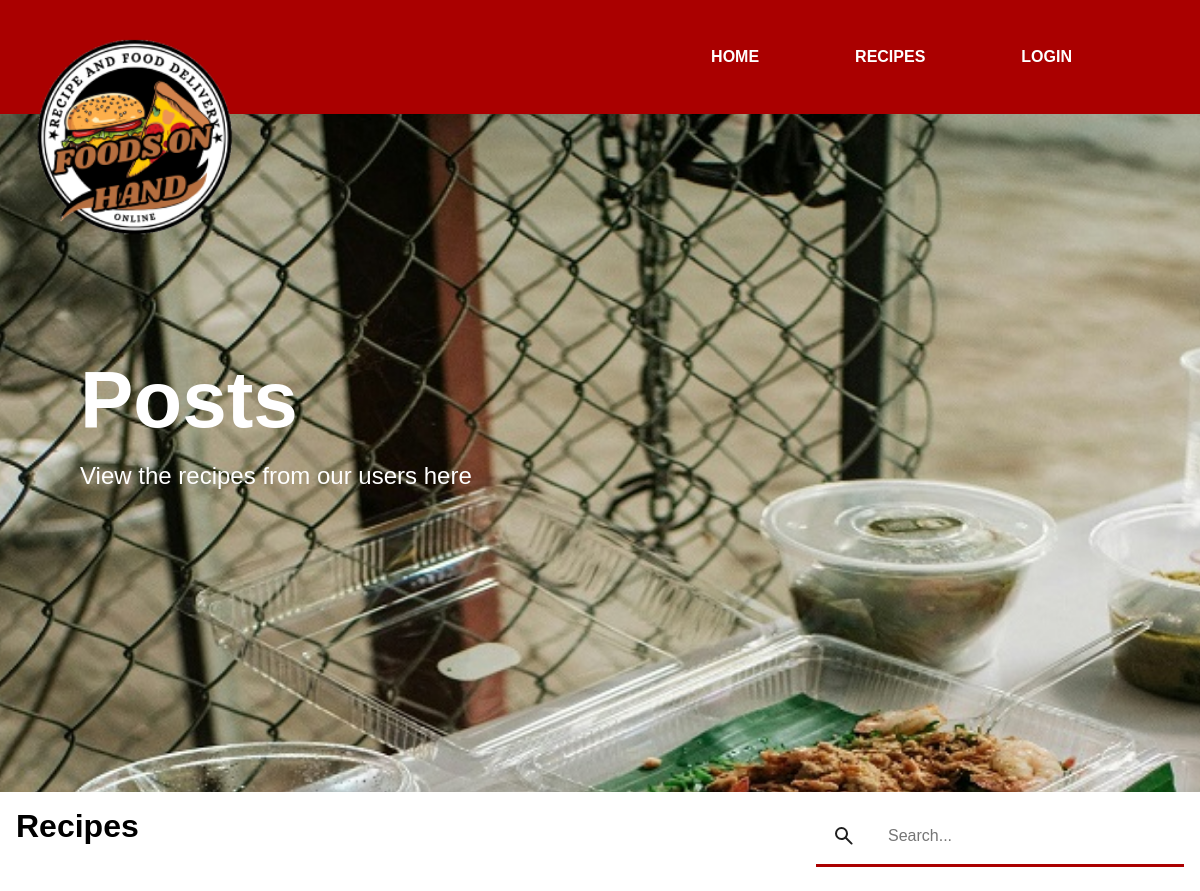
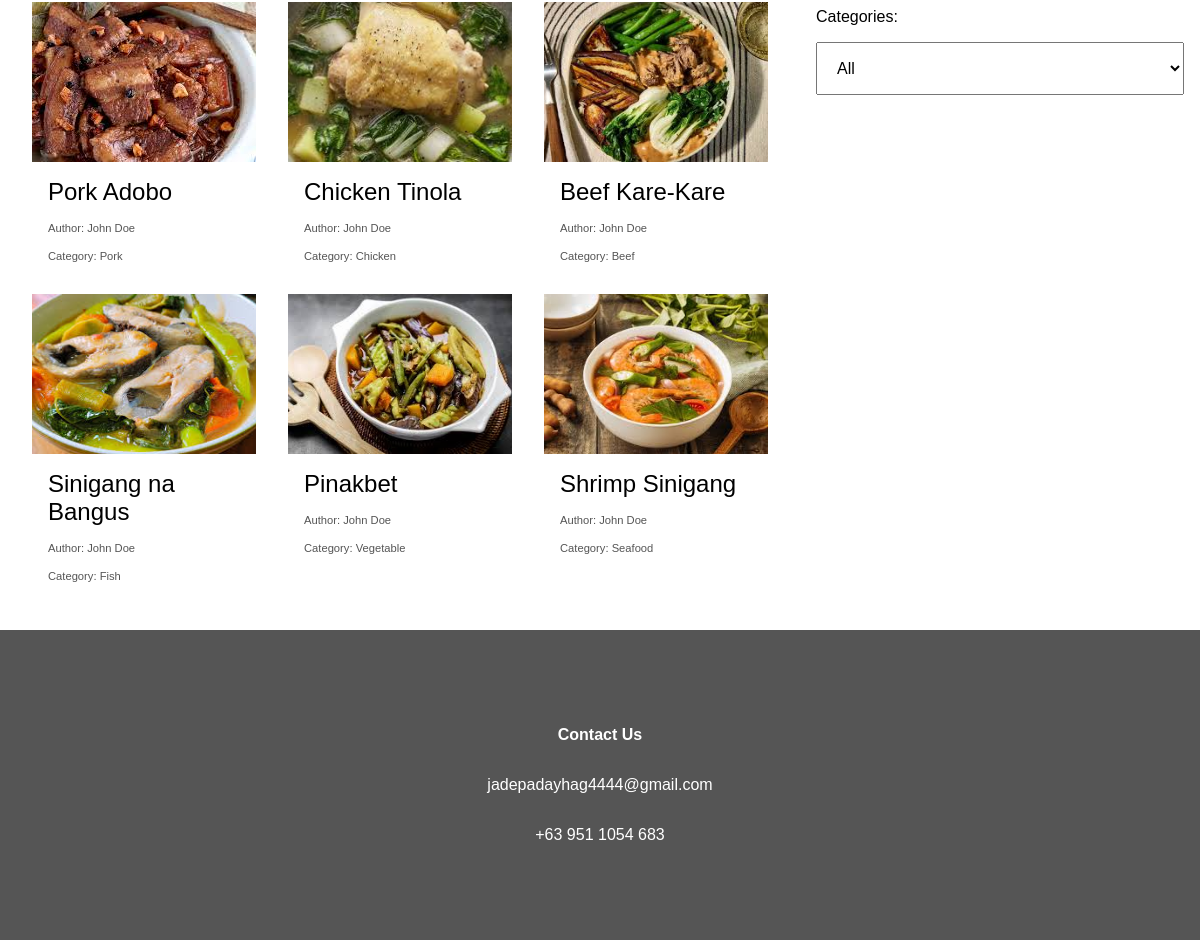
Page /recipes/index.php on the committed database (2 pictures, top to bottom).
### tables this page shows
CREATE TABLE "recipes" (`id` INTEGER PRIMARY KEY AUTOINCREMENT, `user_id` INTEGER REFERENCES `users`(`id`), `title` TEXT, `content` TEXT, `category` TEXT, `image` TEXT, `time` INTEGER DEFAULT (unixepoch()));

CREATE TABLE "users" (`id` INTEGER PRIMARY KEY AUTOINCREMENT, firstname TEXT, lastname TEXT, `username` TEXT UNIQUE, phone TEXT, `hash` TEXT, session TEXT, `time` INTEGER DEFAULT (unixepoch()));

### common.php (the view, shortened to what this page needs)
<?php
function getUser() {
    $db = new SQLite3("database.db");
    if (isset($_COOKIE["session"]) == false) {
        return false;
    }
    $query = <<<SQL
        SELECT * FROM `users` WHERE `session` = :session
    SQL;
    $stmt = $db->prepare($query);
    $stmt->bindValue(":session", $_COOKIE["session"]);
    $user = $stmt->execute()->fetchArray();
    return $user;
}
function renderHeader($title, $description, $descriptionLink = false) {
    $title = str_replace("\n", "<br>", $title);
    $description = str_replace("\n", "<br>", $description);
    $user = getUser();
    $login = <<<HTML
        <a style="
            display: block;
            padding: 3rem;
            color: #fff;
            font-weight: bold;
            cursor: pointer;"
            data-mobile="
            padding: 1rem;"
            class="g_panelTab"
            href="login/">
            LOGIN
        </a>
    HTML;
    if ($descriptionLink == false) {
        $descriptionBlock = <<<HTML
            <div style="
                padding: 5rem;
                padding-top: 0rem;
                font-size: 1.5rem;
                color: #fff;">
                {$description}
            </div>
        HTML;
    }
    return <<<HTML
        <div style="
            height: 99vh;
            position: relative;
            background-image: url(assets/bg.jpg);
            background-size: cover;
            background-attachment: fixed;
            background-position: center;"
            data-mobile="
            height: 45rem;
            background-attachment: scroll;
            background-size: cover;"
            id="g_panelBackground">
            <div>
                <div style="
                    display: grid;
                    grid-template-columns: 1fr repeat(3, max-content) 5rem;
                    background-color: #a00;"
                    data-mobile="
                    grid-template-columns: 1fr;
                    text-align: center;">
                    <div></div>
                    <a style="
                        display: block;
                        padding: 3rem;
                        color: #fff;
                        font-weight: bold;
                        cursor: pointer;"
                        data-mobile="
                        padding: 1rem;"
                        class="g_panelTab"
                        href="./">
                        HOME
                    </a>
                    <a style="
                        display: block;
                        padding: 3rem;
                        color: #fff;
                        font-weight: bold;
                        cursor: pointer;"
                        data-mobile="
                        padding: 1rem;"
                        class="g_panelTab"
                        href="recipes/">
                        RECIPES
                    </a>
                    {$login}
                    <div></div>
                </div>
                <div style="
                    padding: 5rem;
                    padding-top: 15rem;
                    padding-bottom: 1rem;
                    font-size: 5rem;
                    font-weight: bold;
                    color: #fff;"
                    data-mobile="
                    padding-top: 5rem;">
                    {$title}
                </div>
                {$descriptionBlock}
            </div>
            <div style="
                position: absolute;
                left: 0rem;
                top: 0rem;
                padding: 1rem;">
                <img style="
                    width: 15rem;
                    height: 15rem;
                    object-fit: contain;"
                    data-mobile="
                    display: none;"
                    src="assets/logo.png">
            </div>
        </div>
    HTML;
}
function renderFooter() {
    return <<<HTML
        <div style="
            padding: 5rem;
            background-color: #555;
            color: #fff;
            text-align: center;">
            <div style="
                padding: 1rem;
                font-weight: bold;">
                Contact Us
            </div>
            <div style="
                padding: 1rem;">
                jadepadayhag4444@gmail.com
            </div>
            <div style="
                padding: 1rem;">
                +63 951 1054 683
            </div>
        </div>
    HTML;
}
function renderRecipe($recipe) {
    $db = new SQLite3("database.db");
    $categoryMap = [
        "pork" => "Pork",
        "chicken" => "Chicken",
        "beef" => "Beef",
        "fish" => "Fish",
        "vegetable" => "Vegetable",
        "seafood" => "Seafood"
    ];
    $src = "uploads/" . $recipe["image"];
    $title = htmlentities($recipe["title"]);
    $category = $categoryMap[$recipe["category"]];
    $query = <<<SQL
        SELECT * FROM `users` WHERE `id` = :id
    SQL;
    $stmt = $db->prepare($query);
    $stmt->bindValue(":id", $recipe["user_id"]);
    $author = $stmt->execute()->fetchArray(SQLITE3_ASSOC);
    echo <<<HTML
        <a style="
            padding: 1rem;
            padding-top: 0rem;"
            href="recipe/?id={$recipe['id']}">
            <div style="
                height: 10rem;">
                <img style="
                    width: 100%;
                    height: 100%;
                    object-fit: cover;"
                    src="{$src}">
            </div>
            <div style="
                display: grid;
                grid-template-rows: 1fr max-content;">
                <div style="
                    padding: 1rem;
                    font-size: 1.5rem;
                    overflow: hidden;">
                    {$title}
                </div>
                <div style="
                    padding: 1rem;
                    padding-top: 0rem;
                    font-size: 0.7rem;
                    color: #555;">
                    Author: {$author["firstname"]} {$author["lastname"]}
                </div>
                <div style="
                    padding: 1rem;
                    padding-top: 0rem;
                    font-size: 0.7rem;
                    color: #555;">
                    Category: {$category}
                </div>
            </div>
        </a>
    HTML;
}

### recipes/index.php (shortened to what this page needs)
<?php
require_once "common.php";
$db = new SQLite3("database.db");
$category = "all";
?>
<html>
    <head>
        <link rel="stylesheet" href="style.css">
    </head>
    <body>
        <?= renderHeader("Posts", "View the recipes from our users here") ?>
        <div style="
            display: grid;
            grid-template-columns: 2fr 1fr;"
            data-mobile="
            grid-template-columns: 1fr;">
            <div>
                <div style="
                    padding: 1rem;
                    font-size: 2rem;
                    font-weight: bold;">
                    Recipes
                </div>
                <div style="
                    display: grid;
                    grid-template-columns: repeat(3, 1fr);
                    padding: 1rem;
                    padding-top: 2rem;"
                    data-mobile="
                    grid-template-columns: 1fr;">
                    <?php
                        if ($category == "all") {
                            if (isset($_GET["q"])) {
                                $query = <<<SQL
                                    SELECT * FROM `recipes` WHERE `title` LIKE :q
                                SQL;
                                $stmt = $db->prepare($query);
                                $stmt->bindValue(":q", "%" . $_GET["q"] . "%");
                                $recipes = $stmt->execute();
                            } else {
                                $query = <<<SQL
                                    SELECT * FROM `recipes`
                                SQL;
                                $stmt = $db->prepare($query);
                                $recipes = $stmt->execute();
                            }
                        }
                        while ($recipe = $recipes->fetchArray(SQLITE3_ASSOC)) {
                            renderRecipe($recipe);
                        }
                    ?>
                </div>
            </div>
            <div>
                <form style="
                    padding: 1rem;">
                    <div style="
                        display: grid;
                        grid-template-columns: max-content 1fr;
                        border-bottom: 3px solid #a00;">
                        <div style="
                            display: flex;
                            align-items: center;
                            padding: 1rem;">
                        </div>
                        <div style="
                            display: flex;
                            align-items: center;">
                            <input style="
                                border: none;"
                                type="text"
                                name="q"
                                placeholder="Search..."
                                id="inputSearch">
                        </div>
                    </div>
                </form>
                <div style="
                    padding: 1rem;">
                    Categories:
                </div>
                <div style="
                    padding: 1rem;
                    padding-top: 0rem;">
                    <select id="selectCategories">
                        <option value="all">
                            All
                        </option>
                    </select>
                </div>
            </div>
        </div>
        <?= renderFooter() ?>
    </body>
</html>

### style.css (style rules this page uses)
body { margin: 0rem; padding: 0rem; font-size: 1rem; font-family: Arial, Helvetica, sans-serif; }
a { text-decoration: none; color: inherit; }
form { margin-block-end: 0rem; }
input { padding: 1rem; width: 100%; font-size: 1rem; font-family: Arial, Helvetica, sans-serif; }
select { padding: 1rem; width: 100%; font-size: 1rem; font-family: Arial, Helvetica, sans-serif; }

### rows in the picture
recipes: image (picture), title "Pork Adobo", user.firstname "John", user.lastname "Doe", category "Pork"
recipes: image (picture), title "Chicken Tinola", user.firstname "John", user.lastname "Doe", category "Chicken"
recipes: image (picture), title "Beef Kare-Kare", user.firstname "John", user.lastname "Doe", category "Beef"
recipes: image (picture), title "Sinigang na Bangus", user.firstname "John", user.lastname "Doe", category "Fish"
recipes: image (picture), title "Pinakbet", user.firstname "John", user.lastname "Doe", category "Vegetable"
recipes: image (picture), title "Shrimp Sinigang", user.firstname "John", user.lastname "Doe", category "Seafood"

### other values in the picture
str_replace("\n", "<br>", $title) "Posts"
str_replace("\n", "<br>", $description) "View the recipes from our users here"
